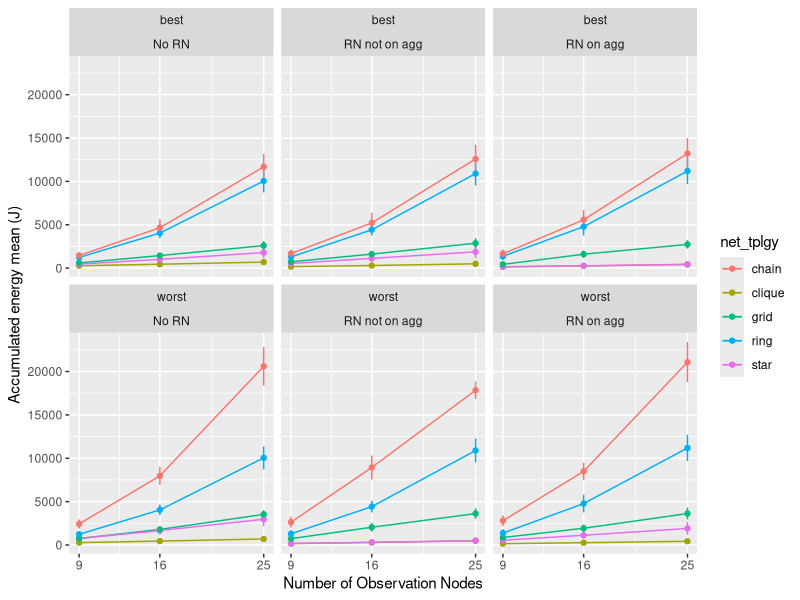
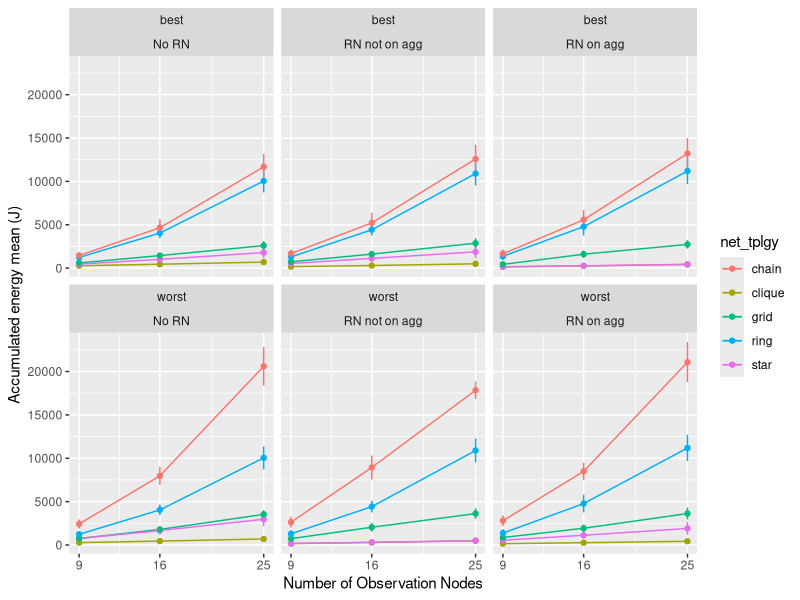

The R script that drew these images, in order:
library("ggplot2")
d <- read.csv("e_dynamic.csv")

axis
ggplot(d, aes(x=size, y=energy_mean, colour=net_tplgy)) +
    geom_errorbar(aes(ymin=energy_mean - energy_std, ymax=energy_mean + energy_std), width=.1) +
    geom_line() +
    geom_point() + facet_wrap(~ srv_tplgy + rn_type) + xlab("Number of Observation Nodes") + ylab("Accumulated energy mean (J)") + scale_x_continuous(breaks=unique(d$size))

ggsave("e_dynamic.pdf", width=30, height=30)
